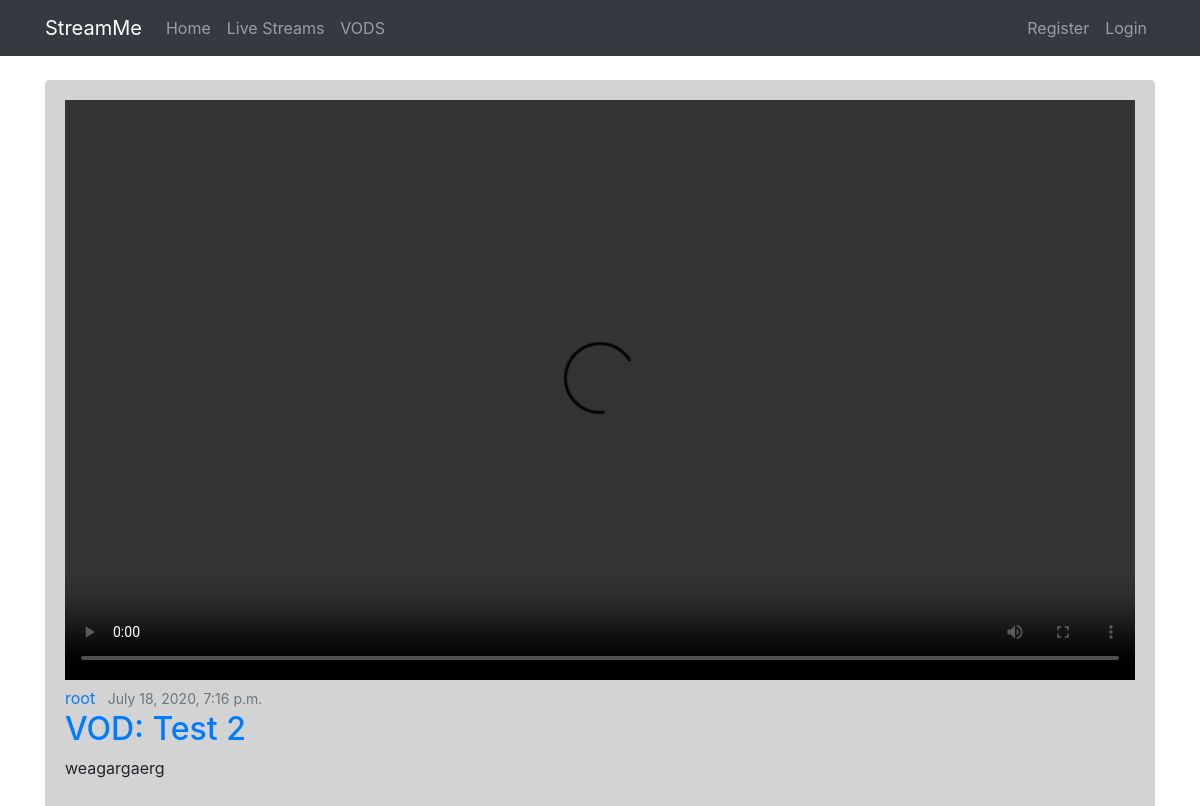
/vods/2/, run on the app's committed database.
### app/models.py (models this page shows, shortened)
class Vod(models.Model):
    user = models.ForeignKey(User, on_delete=models.CASCADE)
    title = models.CharField(max_length=50)
    description = models.TextField()
    date_posted = models.DateTimeField(default=timezone.now)
    vod = models.FileField(upload_to='vods')

### app/views.py (the view)
# urls.py: path('vods/<pk>/', VodDetailView.as_view(), name='app-vod-detail'),
class VodDetailView(DetailView):
    model = Vod
    template_name = 'app/vod_detailview.html'
    context_object_name = 'vod'

### app/templates/app/vod_detailview.html (shortened to what this page needs)
{% extends "app/base.html" %}
{% load crispy_forms_tags %}
{% block content %}
<div style="background-color: #D3D3D3; padding: 20px;" class="rounded">
    <div>
        <video width='100%' height='580' controls>
            <source src="{{ vod.vod.url }}" type='video/mp4' %}">
        </video>
        <div class="article-metadata">
            <a class="mr-2" href="#">{{ vod.user }}</a>
            <small class="text-muted">{{ vod.date_posted }}</small>
        </div>
        <h2><a class="article-title" href="#">VOD: {{ vod.title }}</a></h2>
        <p class="article-content">{{ vod.description  }}</p>
    </div>
</div>
{% endblock content %}

### data on the page
Vod: user "root", date_posted "July 18, 2020, 7:16 p.m.", title "Test 2", description "weagargaerg"
